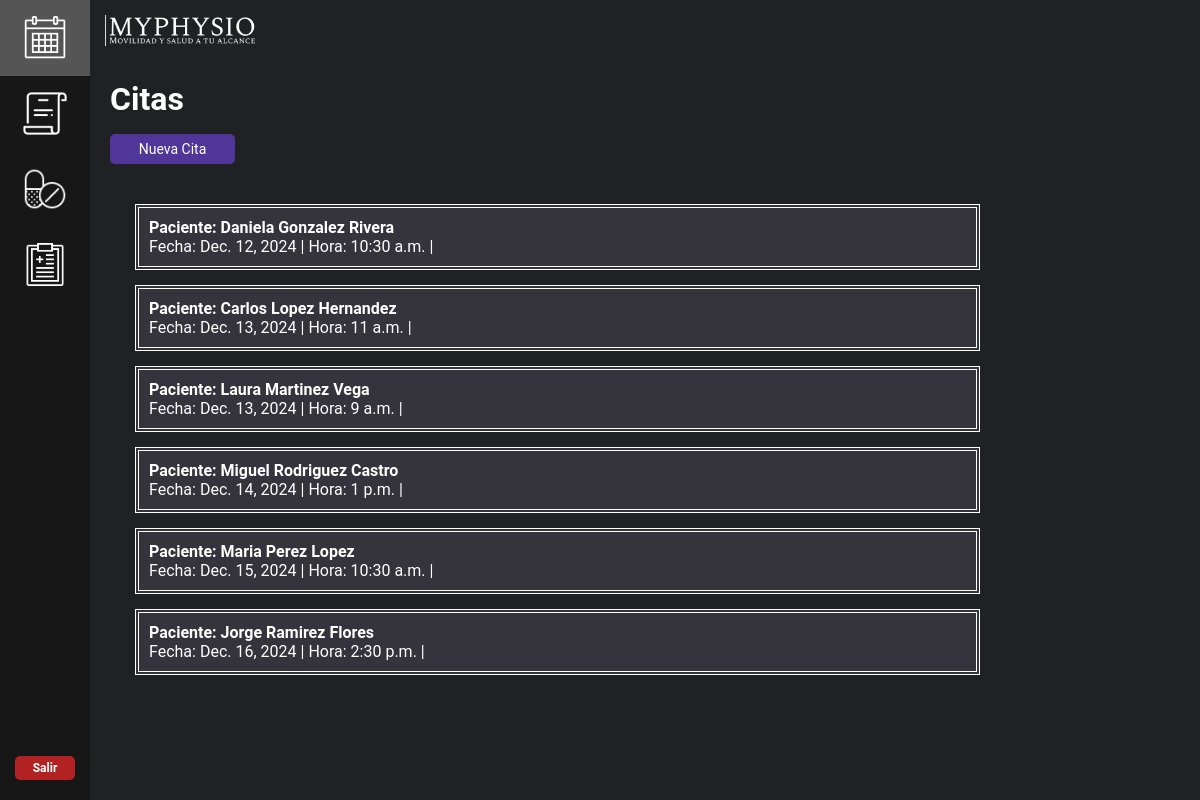
The app's page /citaspa/, older data.
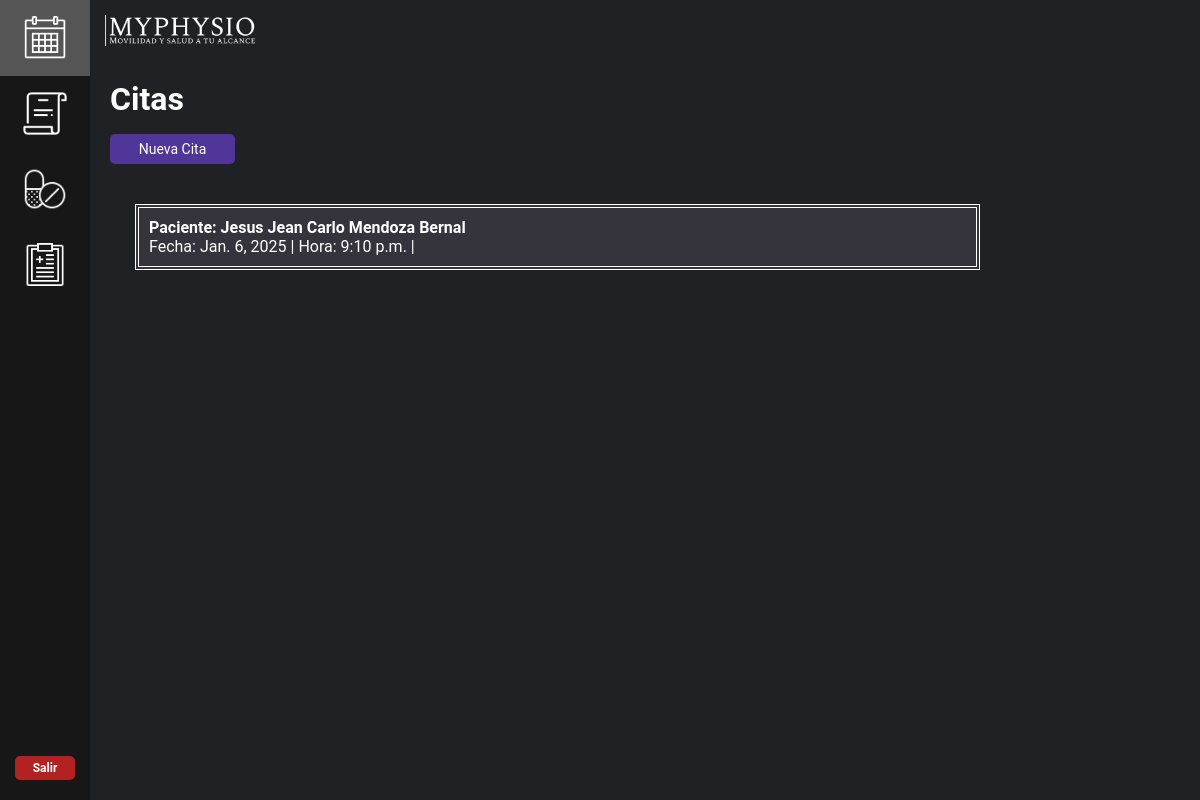
The same page, newer data.
### mainapp/models.py (models this page shows, shortened)
class Citas(models.Model):
    paciente = models.ForeignKey(Paciente, on_delete=models.CASCADE, blank=False, null=False)
    fecha = models.DateField()
    hora = models.TimeField(auto_now=False, auto_now_add=False)
    class Meta:
        unique_together = ('paciente', 'fecha', 'hora')

class Paciente(models.Model):
    nombre = models.CharField(max_length=100)
    apellido_paterno = models.CharField(max_length=100)
    apellido_materno = models.CharField(max_length=100)
    edad = models.IntegerField(blank=True, null=True)
    fecha_nacimiento = models.DateField(blank=True, null=True)
    sexo = models.CharField(max_length=100, blank=True, null=True)
    direccion = models.CharField(max_length=100, blank=True, null=True)
    telefonoP = models.CharField(max_length=10,blank=True, null=True)
    emailP = models.EmailField(blank=True, null=True)
    sintomas = models.CharField(max_length=100, blank=True, null=True)
    frecuencia_dolor = models.CharField(max_length=255, blank=True, null=True)
    act_causante = models.CharField(max_length=100, blank=True, null=True)
    descripcion_dolor = models.CharField(max_length=100, blank=True, null=True)
    intensidad_dolor = models.CharField(max_length=100, blank=True, null=True)
    tratamiento = models.TextField(max_length=255, blank=True, null=True)
    lesiones = models.CharField(max_length=100, blank=True, null=True)
    condicion = models.CharField(max_length=100, blank=True, null=True)
    tratamientos_previos = models.TextField(max_length=255, blank=True, null=True)
    medicacion_actual = models.CharField(max_length=100, blank=True, null=True)
    peso = models.IntegerField(blank=True, null=True)
    altura = models.IntegerField(blank=True, null=True)
    rango_mov = models.IntegerField(blank=True, null=True)
    presion = models.CharField(max_length=100, blank=True, null=True)
    ocupacion = models.CharField(max_length=100, blank=True, null=True)
    act_fisica = models.CharField(max_length=100, blank=True, null=True)
    descanso = models.TextField(max_length=255, blank=True, null=True)
    alimentacion = models.TextField(max_length=255, blank=True, null=True)
    def __str__(self):
        return self.nombre + ' ' + self.apellido_paterno + ' ' + self.apellido_materno

### mainapp/views.py (the view)
# urls.py: path("citaspa/", views.citaspa, name="citaspa"),
def citaspa(request):
    info_citas = Citas.objects.all
    return render(request, "./citaspa.html", {'all': info_citas})

### mainapp/templates/citaspa.html (shortened to what this page needs)
{% extends "dashboard_homepa.html" %}
{% load static %}
{% block content %}
<h1 style="margin-top: 60px; color: white;">Citas</h1>
<a href="/reg_citaspa"><button id="next1" class="next-button" type="button" style=" margin-bottom: 10px; margin-top:-30px;">Nueva Cita</button></a>
<div class="container_citas">
{% for item in all %}
    <div class="info_citas">
        <table>
            <tr>
                <td>
                    <strong>Paciente: {{item.paciente}}</strong> <br>
                    Fecha: {{item.fecha}} |
                    Hora: {{item.hora}} |
                </td>
            </tr>
        </table>
    </div>
{% endfor %}
</div>
{% endblock %}

### mainapp/templates/dashboard_homepa.html (shortened to what this page needs)
{% load static %}
<!DOCTYPE html>
<html lang="es">
<link rel="stylesheet" href="{% static 'styles.css' %}">
<head>
</head>
    <body>
        {% block side_nav %}
        <div class="sidebar">
            <a href="/citaspa" class="icons"> <img src="{% static 'assets/calendario.png' %}"></a>
            <a href="/historialpa" class="icons"> <img src="{% static 'assets/reporte.png' %}"></a>
            <a href="/recetaspa" class="icons"> <img src="{% static 'assets/pildoras.png' %}"></a>
            <a href="/reportemedicopa" class="icons"> <img src="{% static 'assets/historial.png' %}"></a>
            <form class="logout" action="{% url 'index' %}" method = "POST">
            <button class="logout-button" aria-label="User Logout" title="User Logout">Salir</button>
            </form>
        </div>
        <a href="/"> <img class="logo" src="{% static 'assets/logo1.png' %}"> <a/>
        {% endblock %}
        <div class="main-container">
          {% block content %}
          {% endblock %}
        </div>
    </body>
</html>

### mystaticfiles/styles.css (style rules this page uses)
* { font-family: 'Roboto'; }
body { display: flex; flex-direction: column; margin: 0; min-height: 100vh; color: white; background-color: #202124; }
table { width: 100%; border-collapse: separate; margin-top: 15px; }
th, td { text-align: left; padding: 10px; border-bottom: 2px solid #555; }
.next-button { width: 250px; height: 30px; text-align: center; background-color: #51369A; color: white; font-size: 14px; cursor: pointer; border-radius: 5px; border: none; align-self: center; margin-right: 16%; transition: all ease 0.5s; }

### mainapp/templates/dashboard_homepa.html (style rules this page uses)
body { margin: 0; font-family: "Roboto"; color: white; background-color: #202124; }
.sidebar { margin: 0; padding: 0; width: 90px; background-color: #171717; position: fixed; height: 100%; overflow: auto; z-index: 1000; }
.sidebar .icons { display: block; color: white; padding: 16px; text-decoration: none; }
.main-container { margin-left: 90px; padding: 20px; min-height: calc(100vh - 80px); position: relative; }
img { width:75%; display:block; margin-left:auto; margin-right:auto; }
.logout-button { position: fixed; bottom: 20px; display: block; margin-left: 15px; margin-right: 15px; color: white; font-weight: bold; font-size: 12px; background-color: #B22222; border-radius: 5px; border: none; padding: 5px 5px; min-width: 60px; cursor: pointer; transition: all 0.3s ease 0s; }
.logo { width: 150px; position:absolute; top: 15px; left: 105px; z-index: 900; }

### mainapp/templates/citaspa.html (style rules this page uses)
.container_citas { color: white; margin: 30px 200px 25px 25px; }
.info_citas { color: white; background-color: #35333C; dispĺay: flex; margin: 20px padding: 20px 20px; }
.next-button { width: 125px; height: 30px; text-align: center; background-color: #51369A; color: white; font-size: 14px; cursor: pointer; border-radius: 5px; border: none; align-self: center; margin-right: 16%; transition: all ease 0.5s; }
table, th, td { width: 100%; border: 1px solid; }
a { color: #72A0C1; }

Row changes from the older to the newer data that the page shows:
removed Citas: paciente "Daniela Gonzalez Rivera", fecha "Dec. 12, 2024", hora "10:30 a.m."
removed Citas: paciente "Carlos Lopez Hernandez", fecha "Dec. 13, 2024", hora "11 a.m."
removed Citas: paciente "Laura Martinez Vega", fecha "Dec. 13, 2024", hora "9 a.m."
removed Citas: paciente "Miguel Rodriguez Castro", fecha "Dec. 14, 2024", hora "1 p.m."
removed Citas: paciente "Maria Perez Lopez", fecha "Dec. 15, 2024", hora "10:30 a.m."
removed Citas: paciente "Jorge Ramirez Flores", fecha "Dec. 16, 2024", hora "2:30 p.m."
added Citas: paciente "Jesus Jean Carlo Mendoza Bernal", fecha "Jan. 6, 2025", hora "9:10 p.m."
